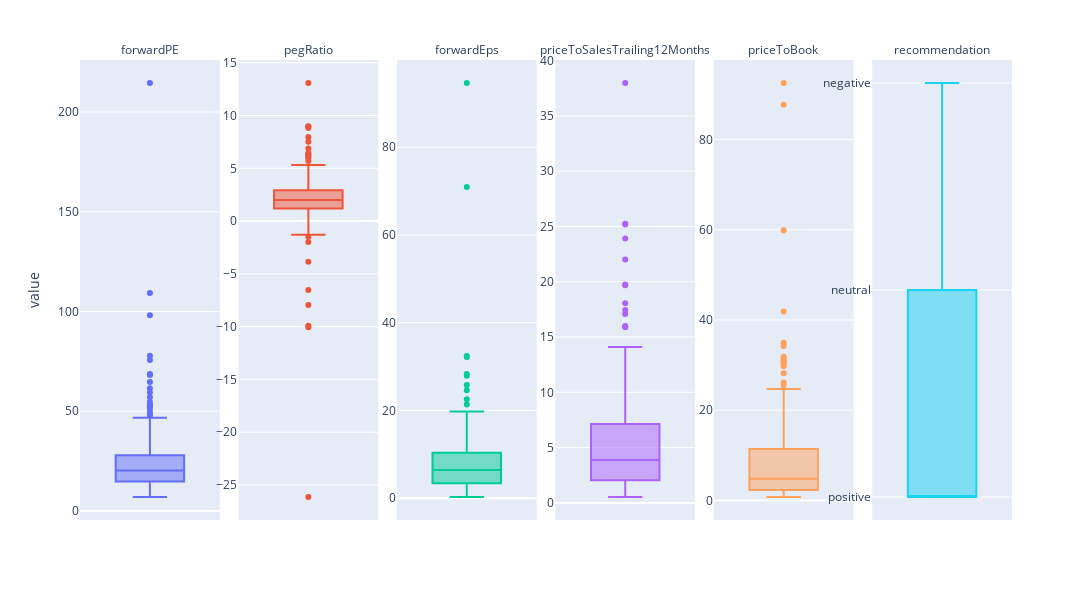

Notebook cell for this chart:
### Markdown cell above
Only 0.15\% of the observations have negative recommendations. There's also a few outliers in the data that weäll remove for now

### Code cell
funs = remove_outliers(funs)
plot_boxes(funs)

### Figure 1 — Plotly figure (JSON) as saved in the notebook; plotly's stock layout.template omitted (floating-point values rounded to 4 significant figures; data arrays with more than 128 entries replaced by an {"elided": "..."} marker saying what was removed)
{"data": [{"alignmentgroup": "True", "hovertemplate": "<b>%{hovertext}</b><br><br>variable=forwardPE<br>value=%{y}<extra></extra>", "hovertext": {"elided": "193 str values"}, "legendgroup": "forwardPE", "marker": {"color": "#636efa"}, "name": "forwardPE", "notched": false, "offsetgroup": "forwardPE", "orientation": "v", "showlegend": true, "type": "box", "x0": " ", "xaxis": "x", "y": {"elided": "193 float values"}, "y0": " ", "yaxis": "y"}, {"alignmentgroup": "True", "hovertemplate": "<b>%{hovertext}</b><br><br>variable=pegRatio<br>value=%{y}<extra></extra>", "hovertext": {"elided": "193 str values"}, "legendgroup": "pegRatio", "marker": {"color": "#EF553B"}, "name": "pegRatio", "notched": false, "offsetgroup": "pegRatio", "orientation": "v", "showlegend": true, "type": "box", "x0": " ", "xaxis": "x2", "y": {"elided": "193 float values"}, "y0": " ", "yaxis": "y2"}, {"alignmentgroup": "True", "hovertemplate": "<b>%{hovertext}</b><br><br>variable=forwardEps<br>value=%{y}<extra></extra>", "hovertext": {"elided": "193 str values"}, "legendgroup": "forwardEps", "marker": {"color": "#00cc96"}, "name": "forwardEps", "notched": false, "offsetgroup": "forwardEps", "orientation": "v", "showlegend": true, "type": "box", "x0": " ", "xaxis": "x3", "y": {"elided": "193 float values"}, "y0": " ", "yaxis": "y3"}, {"alignmentgroup": "True", "hovertemplate": "<b>%{hovertext}</b><br><br>variable=priceToSalesTrailing12Months<br>value=%{y}<extra></extra>", "hovertext": {"elided": "193 str values"}, "legendgroup": "priceToSalesTrailing12Months", "marker": {"color": "#ab63fa"}, "name": "priceToSalesTrailing12Months", "notched": false, "offsetgroup": "priceToSalesTrailing12Months", "orientation": "v", "showlegend": true, "type": "box", "x0": " ", "xaxis": "x4", "y": {"elided": "193 float values"}, "y0": " ", "yaxis": "y4"}, {"alignmentgroup": "True", "hovertemplate": "<b>%{hovertext}</b><br><br>variable=priceToBook<br>value=%{y}<extra></extra>", "hovertext": {"elided": "193 str values"}, "legendgroup": "priceToBook", "marker": {"color": "#FFA15A"}, "name": "priceToBook", "notched": false, "offsetgroup": "priceToBook", "orientation": "v", "showlegend": true, "type": "box", "x0": " ", "xaxis": "x5", "y": {"elided": "193 float values"}, "y0": " ", "yaxis": "y5"}, {"alignmentgroup": "True", "hovertemplate": "<b>%{hovertext}</b><br><br>variable=recommendation<br>value=%{y}<extra></extra>", "hovertext": {"elided": "193 str values"}, "legendgroup": "recommendation", "marker": {"color": "#19d3f3"}, "name": "recommendation", "notched": false, "offsetgroup": "recommendation", "orientation": "v", "showlegend": true, "type": "box", "x0": " ", "xaxis": "x6", "y": {"elided": "193 str values"}, "y0": " ", "yaxis": "y6"}], "layout": {"annotations": [{"font": {}, "showarrow": false, "text": "forwardPE", "x": 0.075, "xanchor": "center", "xref": "paper", "y": 1, "yanchor": "bottom", "yref": "paper"}, {"font": {}, "showarrow": false, "text": "pegRatio", "x": 0.245, "xanchor": "center", "xref": "paper", "y": 1, "yanchor": "bottom", "yref": "paper"}, {"font": {}, "showarrow": false, "text": "forwardEps", "x": 0.415, "xanchor": "center", "xref": "paper", "y": 1, "yanchor": "bottom", "yref": "paper"}, {"font": {}, "showarrow": false, "text": "priceToSalesTrailing12Months", "x": 0.585, "xanchor": "center", "xref": "paper", "y": 1, "yanchor": "bottom", "yref": "paper"}, {"font": {}, "showarrow": false, "text": "priceToBook", "x": 0.755, "xanchor": "center", "xref": "paper", "y": 1, "yanchor": "bottom", "yref": "paper"}, {"font": {}, "showarrow": false, "text": "recommendation", "x": 0.925, "xanchor": "center", "xref": "paper", "y": 1, "yanchor": "bottom", "yref": "paper"}], "boxmode": "overlay", "height": 600, "legend": {"title": {"text": "variable"}, "tracegroupgap": 0}, "margin": {"t": 60}, "showlegend": false, "width": 1280, "xaxis": {"anchor": "y", "domain": [0, 0.15]}, "xaxis2": {"anchor": "y2", "domain": [0.17, 0.32], "matches": "x"}, "xaxis3": {"anchor": "y3", "domain": [0.34, 0.49], "matches": "x"}, "xaxis4": {"anchor": "y4", "domain": [0.51, 0.66], "matches": "x"}, "xaxis5": {"anchor": "y5", "domain": [0.68, 0.83], "matches": "x"}, "xaxis6": {"anchor": "y6", "domain": [0.85, 1], "matches": "x"}, "yaxis": {"anchor": "x", "domain": [0, 1], "showticklabels": true, "title": {"text": "value"}}, "yaxis2": {"anchor": "x2", "domain": [0, 1], "showticklabels": true}, "yaxis3": {"anchor": "x3", "domain": [0, 1], "showticklabels": true}, "yaxis4": {"anchor": "x4", "domain": [0, 1], "showticklabels": true}, "yaxis5": {"anchor": "x5", "domain": [0, 1], "showticklabels": true}, "yaxis6": {"anchor": "x6", "domain": [0, 1], "showticklabels": true}}}
